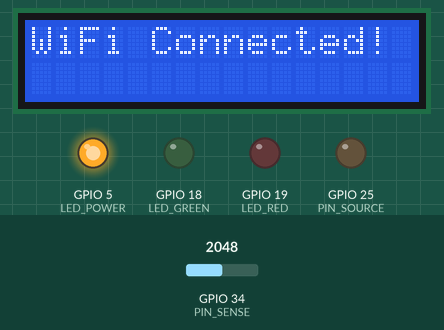
Recording of a sketch running on a simulated ESP32. Shown: 16×2 character LCD, output pins drawn as LEDs (lit = HIGH). Inputs (shaded band) come from the test bench; at power-on: GPIO 34 (PIN_SENSE) = 2048. WiFi joins after 1.5 s; servers stay silent unless stated; uploads are accepted with an empty reply; what the sketch prints to the serial monitor is not drawn.

Above: at 1.7 s.
At 3.8 s:
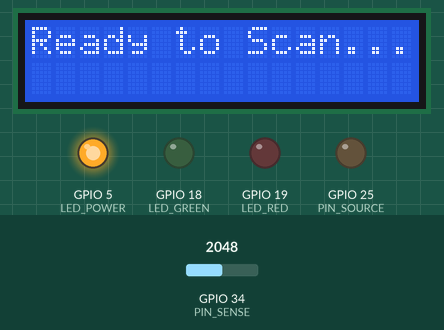
3.9 s: GPIO 34 (PIN_SENSE) set to 491
At 7.9 s:
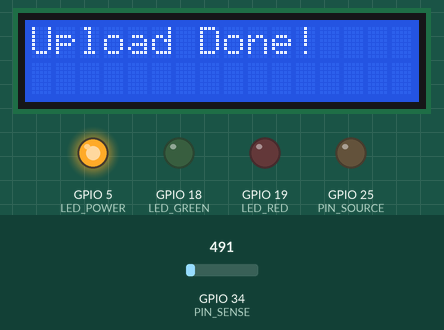
Timing chart, 0 to 14.6 s (numbered marks = the images above; inputs shaded):
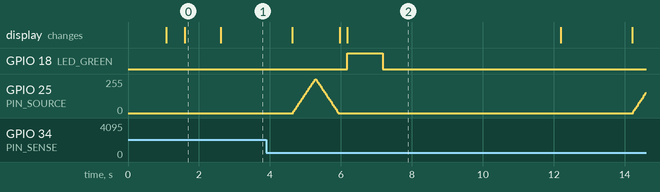

The sketch:

esp32_code_data_logging.ino
```cpp
#include <WiFi.h>
#include <HTTPClient.h>
#include <Wire.h>
#include <LiquidCrystal_I2C.h>

// ==================================================
//               USER SETTINGS (EDIT THESE)
// ==================================================
const char* ssid     = "SAHA_5G";      // <--- CHANGE THIS
const char* password = "9007508462";  // <--- CHANGE THIS

// Paste the GOOGLE SCRIPT ID here (From Phase 1, Step 4)
String GAS_ID = "AKfycbyNpmibyFGALr4DnWEZyL-gDwk9xpVVLgf7ljZnIYptWzQKusYxwxw23iXpJaGTUZYP";  // <--- CHANGE THIS

// ==================================================
//               HARDWARE SETTINGS
// ==================================================
#define PIN_SOURCE 25
#define PIN_SENSE  34
#define LED_POWER  5
#define LED_GREEN  18
#define LED_RED    19

LiquidCrystal_I2C lcd(0x27, 16, 2);

void setup() {
  Serial.begin(115200); // Keep this fast for debugging

  pinMode(LED_POWER, OUTPUT);
  pinMode(LED_GREEN, OUTPUT);
  pinMode(LED_RED, OUTPUT);
  digitalWrite(LED_POWER, HIGH); // System On

  lcd.init(); lcd.backlight();

  // --- WIFI CONNECTION ---
  lcd.setCursor(0,0);
  lcd.print("Connecting WiFi");

  WiFi.begin(ssid, password);
  int dots = 0;
  while (WiFi.status() != WL_CONNECTED) {
    delay(500);
    Serial.print(".");
    lcd.setCursor(0,1);
    for(int i=0; i<dots; i++) lcd.print(".");
    dots++;
    if(dots > 16) { dots=0; lcd.setCursor(0,1); lcd.print("                "); }
  }

  lcd.clear();
  lcd.print("WiFi Connected!");
  Serial.println("\nWiFi Connected.");
  delay(1000);
}

void loop() {
  lcd.clear();
  lcd.setCursor(0,0);
  lcd.print("Ready to Scan...");

  // Wait a bit before starting (simulates the "Dip Probe" pause)
  delay(2000);

  lcd.setCursor(0,0);
  lcd.print("Scanning...     ");
  digitalWrite(LED_GREEN, LOW);
  digitalWrite(LED_RED, LOW);

  String dataString = ""; // This will hold "12,45,99,200..."

  // --- PHASE 1: FORWARD SCAN (0V -> 3.3V) ---
  // Exact same logic as your Python logger
  for (int i = 0; i <= 255; i += 8) {
    dacWrite(PIN_SOURCE, i);
    delay(20);
    int val = analogRead(PIN_SENSE);
    dataString += String(val) + ","; // Add comma
  }

  // --- PHASE 2: REVERSE SCAN (3.3V -> 0V) ---
  for (int i = 255; i >= 0; i -= 8) {
    dacWrite(PIN_SOURCE, i);
    delay(20);
    int val = analogRead(PIN_SENSE);

    // Logic to avoid trailing comma at the very end
    if (i > 0) {
      dataString += String(val) + ",";
    } else {
      dataString += String(val); // Last number, no comma
    }
  }

  // Turn off probe
  dacWrite(PIN_SOURCE, 0);

  // --- UPLOAD TO GOOGLE SHEETS ---
  lcd.setCursor(0,1);
  lcd.print("Uploading...");
  Serial.println("Uploading Data...");

  // Note: Since we have no keyboard, we label everything "Unknown"
  // You will rename them in the Sheet later.
  sendDataToGoogle("Unknown_Sample", dataString);

  lcd.clear();
  lcd.print("Upload Done!");
  digitalWrite(LED_GREEN, HIGH); // Success Blink
  delay(1000);
  digitalWrite(LED_GREEN, LOW);

  // Wait 5 seconds before next scan
  delay(5000);
}

//Function to send data to Google Sheets
void sendDataToGoogle(String label, String value) {
  if(WiFi.status() == WL_CONNECTED){
    HTTPClient http;

    // Construct the URL
    // Format: https://script.google.com/.../exec?label=X&value=Y
    String url = "https://script.google.com/macros/s/" + GAS_ID + "/exec?label=" + label + "&value=" + value;

    Serial.println("Sending Request: " + url);

    // IMPORTANT: Google redirects to a temporary URL, we must follow it
    http.setFollowRedirects(HTTPC_STRICT_FOLLOW_REDIRECTS);

    http.begin(url);
    int httpCode = http.GET(); // Send the request

    if (httpCode > 0) {
      Serial.print("Google Response Code: "); Serial.println(httpCode);
      String payload = http.getString();
      Serial.println("Response: " + payload);
    } else {
      Serial.print("Error on HTTP request: "); Serial.println(http.errorToString(httpCode).c_str());
      lcd.clear();
      lcd.print("Net Error!");
      digitalWrite(LED_RED, HIGH);
    }

    http.end();
  } else {
    Serial.println("WiFi Disconnected");
    lcd.clear();
    lcd.print("WiFi Lost!");
  }
}
```

Measured:
- what the display in image 0 shows lasts 1.0 s, from 1.6 s to 2.6 s
